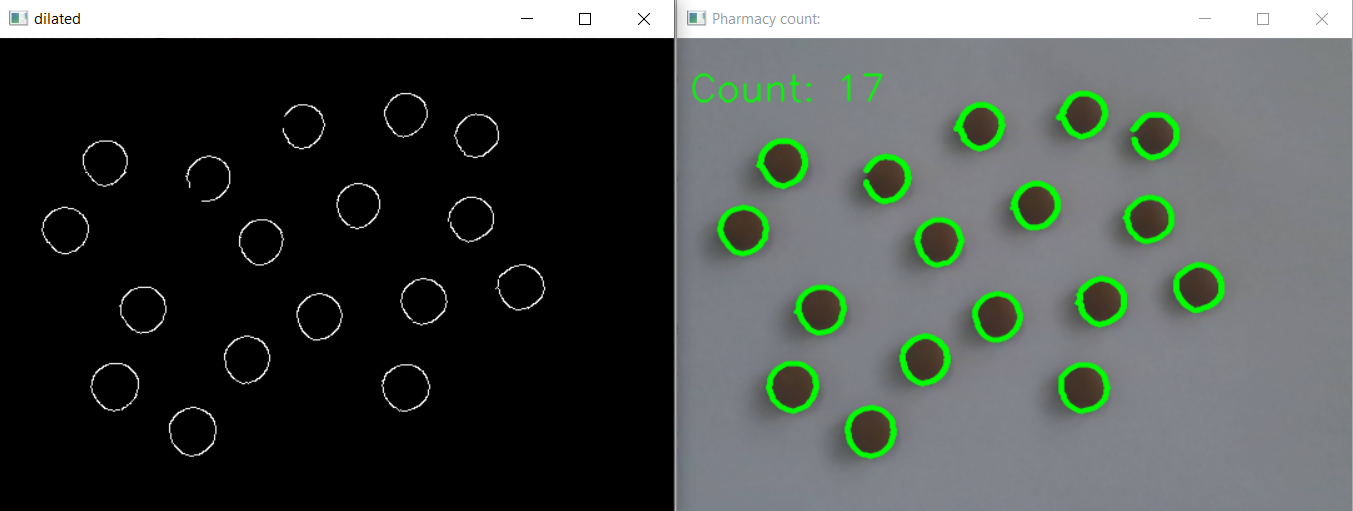
#> input picture count.PNG, 1353 x 511 px, given in place of the camera
$ python test.py
#> lines starting #> are read from the running program, lines starting #| are printed output that depends on the picture; after the words box and inside, x2 and y2 are one past the last pixel; in counts of white or black regions, pixels touching at a corner belong together
import cv2
import os
from time import process_time
# Constants for calibration
reference_width_mm = 10  # Width of the reference object in mm
reference_width_pixels = 10  # Width of the reference object in the image in pixels
vid = cv2.VideoCapture(1)
# Start the stopwatch / counter
t1_start = process_time()
while True:

    #img = cv2.imread(IMAGE_PATH)
    ret, image  = vid.read()
#> image is the input picture: shape (511, 1353, 3); mean B, G, R 76, 79.4, 73.7
    x = 100
    y = 100
    w = 1000
    h = 800

    cropped_image = image[y:y+h, x:x+w]
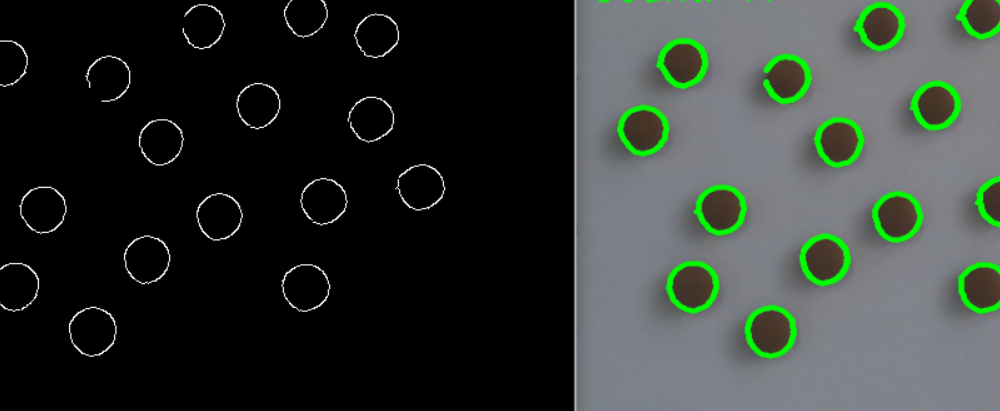
#> cropped_image: shape (411, 1000, 3); mean B, G, R 51, 55.7, 49.1
    #cv2.THRESH_BINARY_INV
    image_contour_thred1 = cropped_image.copy()
    gray = cv2.cvtColor(image_contour_thred1, cv2.COLOR_BGR2GRAY)  # Convert to grayscale
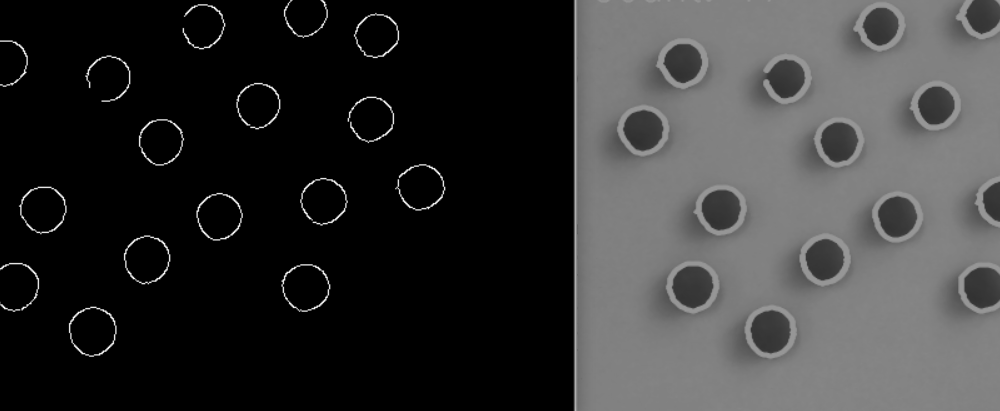
#> gray: shape (411, 1000); min 0, max 252, mean 53.2
    blur = cv2.GaussianBlur(gray, (11, 11), 0)
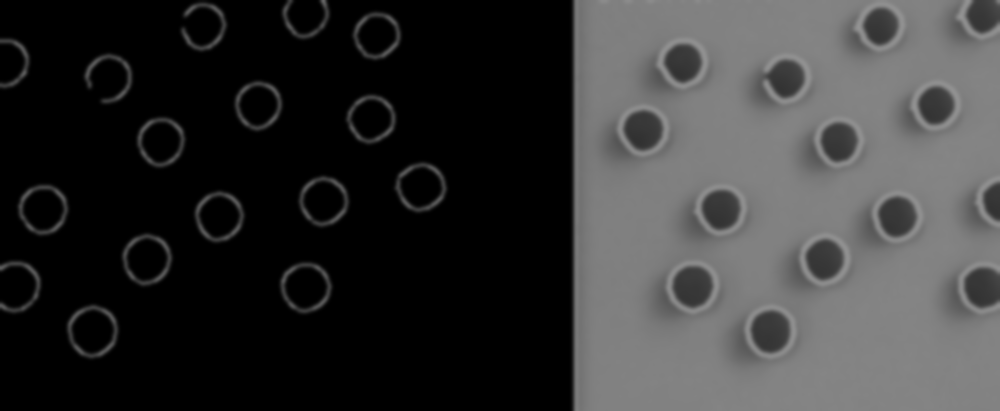
#> blur: shape (411, 1000); min 0, max 147, mean 53.2
    canny = cv2.Canny(blur, 30, 100)
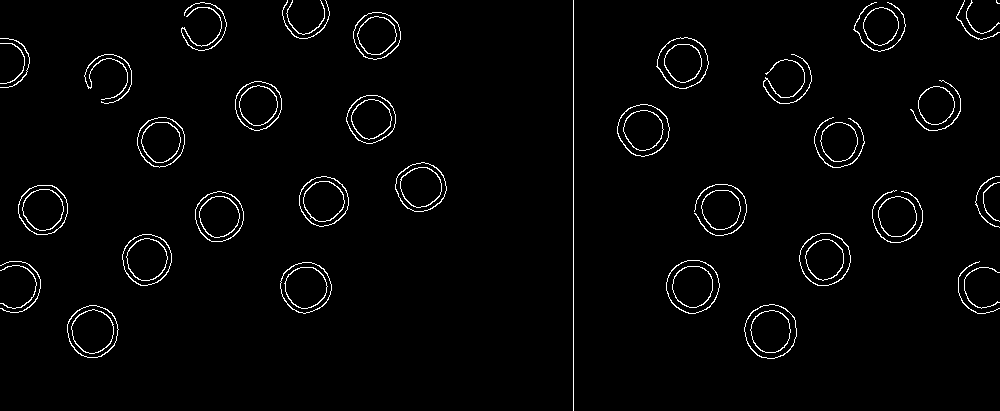
#> canny: shape (411, 1000); 2.2% white in thin lines or dots
    dilated = cv2.dilate(canny, (1, 1), iterations=0)

    cv2.imshow('dilated', dilated)
    contours1, hierarchy1 = cv2.findContours(dilated, cv2.RETR_EXTERNAL, cv2.CHAIN_APPROX_NONE)
#> contours1 = 43 contours, 3 with area under 20; largest, box (x1, y1, x2, y2) and area: (744, 304, 797, 359) 2200, (666, 260, 720, 314) 2190, (799, 233, 851, 286) 2082, (617, 104, 670, 157) 2072, (67, 305, 119, 358) 2059
    min_area_threshold = 1000
    c=0
    for contour in contours1:
     c=c+1
     print(len(contours1))
     area_pixels = cv2.contourArea(contour)
     print(area_pixels)
     # Convert the area from pixels to mm
     area_mm = area_pixels
     if  (area_pixels > min_area_threshold):
       if  (area_pixels < (min_area_threshold + 50)):
         image_contour_thred1  = cv2.putText( image_contour_thred1 , "Count: "+str(len(contours1)), (10,50), cv2.FONT_HERSHEY_SIMPLEX, 1, (0, 255, 0), 1, cv2.LINE_AA)
         #image_contour_thred1  = cv2.putText( image_contour_thred1 , "Area: "+str(area_pixels), (10,250), cv2.FONT_HERSHEY_SIMPLEX, 1, (0, 255, 0), 1, cv2.LINE_AA)
#> (the run stopped early here; a loop or call above may not have finished)
